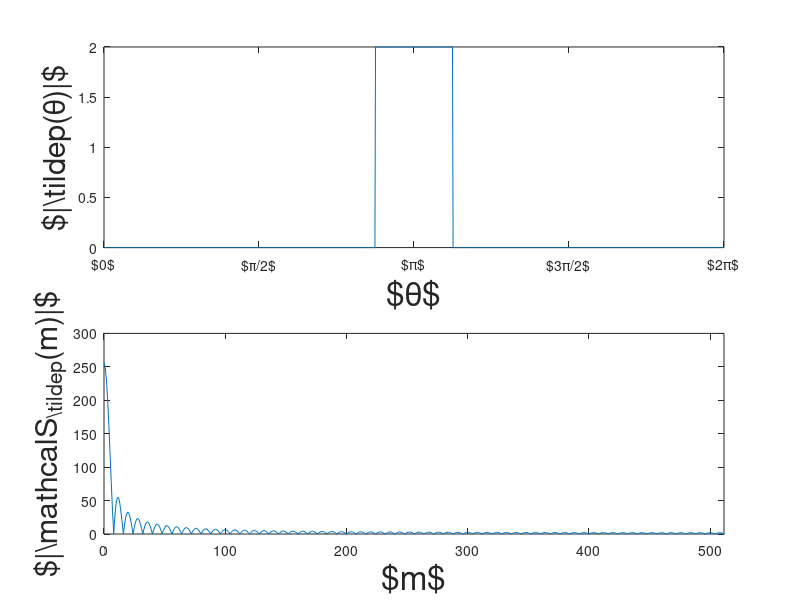

MATLAB code for this plot:
clear all
close all
clc

nPoints = 1024;
thetaVec = linspace( 0, 2.*pi, nPoints );
thetaWidth = pi./4;
thetaCenter = pi;
oneIndices = find( ...
    (thetaVec > thetaCenter - thetaWidth./2) & ...
    (thetaVec < thetaCenter + thetaWidth./2)   ...
    );

% Create f for non-zero indices
x = oneIndices - oneIndices(1) - floor(length( oneIndices )./2);
x = x./length(x);
f = 0 + 2;
% f = sin(20.*x);

p = 0.*thetaVec;
p( oneIndices ) = f;

% Take fft
S = fft( p );
m = 0:nPoints - 1;

% Plot
figure()
subplot( 2, 1, 1 );
plot( thetaVec, abs(p) );
xlim( [0, 2.*pi] );
xlabel( '$\theta$', 'FontSize', 24);
set( gca, ...
    'XTick', [0, pi./2, pi, 3.*pi./2, 2.*pi], ...
    'XTickLabel', ...
        {'$0$';'$\pi/2$';'$\pi$';'$3\pi/2$';'$2\pi$'} );
ylabel('$|\tilde{p}(\theta)|$', 'FontSize', 22 );

subplot( 2, 1, 2 );
plot( m, abs( S ) );
xlim( [0, max(m)./2] );
xlabel( '$m$', 'FontSize', 24 );
ylabel('$|\mathcal{S}_{\tilde{p}}(m)|$', 'FontSize', 22 );
